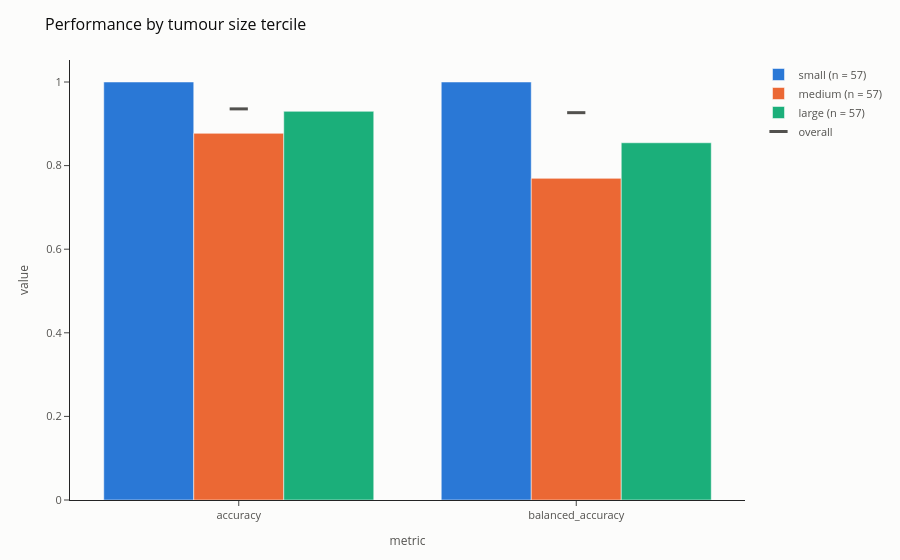

Source (notebook cell):
### Code cell
from themis_assess.viz import plot_subgroup_metrics

plot_subgroup_metrics(
    by_size.subgroups,
    ["accuracy", "balanced_accuracy"],
    overall=by_size.overall,
    title="Performance by tumour size tercile",
)

### Figure 1 — Plotly figure (JSON) as saved in the notebook; plotly's stock layout.template omitted (floating-point values rounded to 4 significant figures)
{"data": [{"hovertemplate": "<b>small</b><br>%{x} %{y:.4f}<extra></extra>", "marker": {"color": "#2a78d6"}, "name": "small (n = 57)", "type": "bar", "x": ["accuracy", "balanced_accuracy"], "y": [1, 1]}, {"hovertemplate": "<b>medium</b><br>%{x} %{y:.4f}<extra></extra>", "marker": {"color": "#eb6834"}, "name": "medium (n = 57)", "type": "bar", "x": ["accuracy", "balanced_accuracy"], "y": [0.8772, 0.7694]}, {"hovertemplate": "<b>large</b><br>%{x} %{y:.4f}<extra></extra>", "marker": {"color": "#1baf7a"}, "name": "large (n = 57)", "type": "bar", "x": ["accuracy", "balanced_accuracy"], "y": [0.9298, 0.8546]}, {"hovertemplate": "overall %{x} %{y:.4f}<extra></extra>", "marker": {"color": "#52514e", "line": {"color": "#52514e", "width": 3}, "size": 13, "symbol": "line-ew"}, "mode": "markers", "name": "overall", "type": "scatter", "x": ["accuracy", "balanced_accuracy"], "y": [0.9357, 0.9266]}], "layout": {"font": {"color": "#0b0b0b", "size": 12}, "legend": {"bgcolor": "rgba(0,0,0,0)", "font": {"color": "#52514e", "size": 11}}, "margin": {"b": 60, "l": 70, "r": 30, "t": 60}, "paper_bgcolor": "#fcfcfb", "plot_bgcolor": "#fcfcfb", "title": {"font": {"color": "#0b0b0b", "size": 16}, "text": "Performance by tumour size tercile"}, "xaxis": {"gridcolor": "#e6e5e1", "tickfont": {"color": "#52514e", "size": 11}, "title": {"font": {"color": "#52514e", "size": 12}, "text": "metric"}, "zeroline": false}, "yaxis": {"gridcolor": "#e6e5e1", "tickfont": {"color": "#52514e", "size": 11}, "title": {"font": {"color": "#52514e", "size": 12}, "text": "value"}, "zeroline": false}}}
